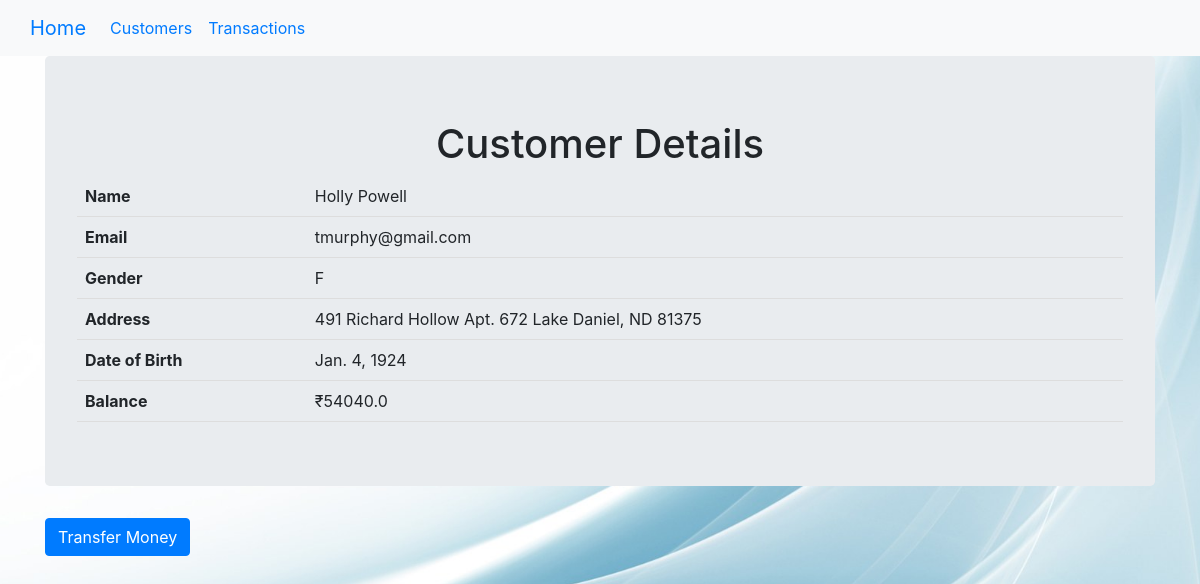
/users/8/, run on the app's committed database.
### Users/models.py (models this page shows, shortened)
class Users(models.Model):
    name = models.CharField(max_length=128)
    email = models.EmailField(max_length=128, unique=True)
    gender = models.CharField(max_length=1)
    address = models.CharField(max_length=256)
    date_of_birth = models.DateField(max_length=128)
    balance = models.FloatField()

### Users/views.py (the view)
# urls.py: path('<int:pk>/',views.UserDetailView.as_view(),name='detail'),
class UserDetailView(DetailView):
    context_object_name = 'user_detail'
    model = models.Users
    template_name = 'Users/user_detail.html'

### Users/templates/Users/user_detail.html
{% extends 'base.html' %}
{% block body_block %}
    <div class="jumbotron">
        <h1 class="d-flex justify-content-center">Customer Details</h1>
        <table>
            <tr>
                <th>Name</th>
                <td>{{ user_detail.name }}</td>
            </tr>
            <tr>
                <th>Email</th>
                <td>{{ user_detail.email }}</td>
            </tr>
            <tr>
                <th>Gender</th>
                <td>{{ user_detail.gender }}</td>
            </tr>
            <tr>
                <th>Address</th>
                <td>{{ user_detail.address }}</td>
            </tr>
            <tr>
                <th>Date of Birth</th>
                <td>{{ user_detail.date_of_birth }}</td>
            </tr>
            <tr>
                <th>Balance</th>
                <td>&#x20B9;{{ user_detail.balance }}</td>
            </tr>
        </table>
    </div>
    <p><a class="btn btn-primary" href="{% url 'users:transfer' pk=user_detail.pk%}">Transfer Money</a></p>
{% endblock %}

### static/css/styles.css (style rules this page uses)
body { background: url('../images/background.jpg') no-repeat center center fixed; background-size: cover; }
table { border-collapse: collapse; width: 100%; }
th, td { padding: 8px; text-align: left; border-bottom: 1px solid #ddd; }

### data on the page
Users: name "Holly Powell", email "tmurphy@gmail.com", gender "F", address "491 Richard Hollow Apt. 672 Lake Daniel, ND 81375", date_of_birth "Jan. 4, 1924", balance "54040.0"
